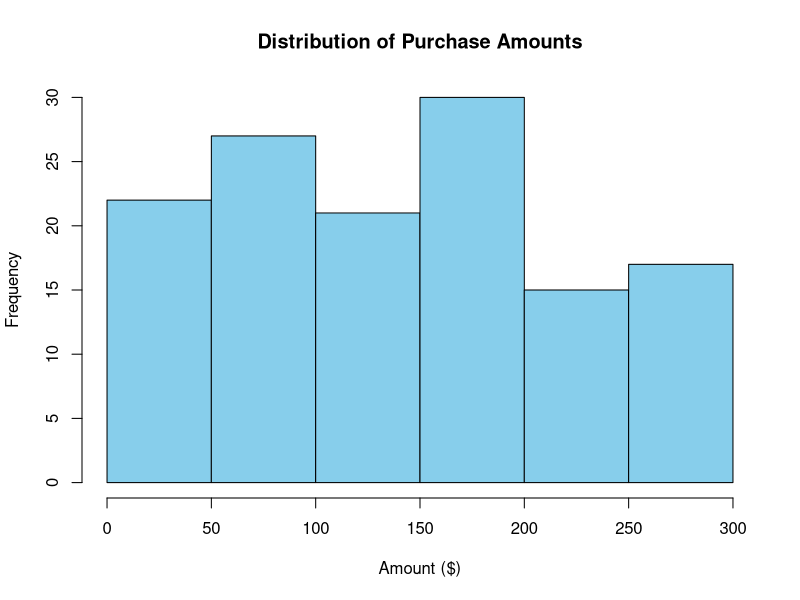

R code for this plot:
## ---- chunk 1
df <- read.csv("data/36749257_Kishori Akola.csv")

# Create a simple histogram
hist(df$purchase_amount, 
     main="Distribution of Purchase Amounts", 
     xlab="Amount ($)", 
     col="skyblue")
